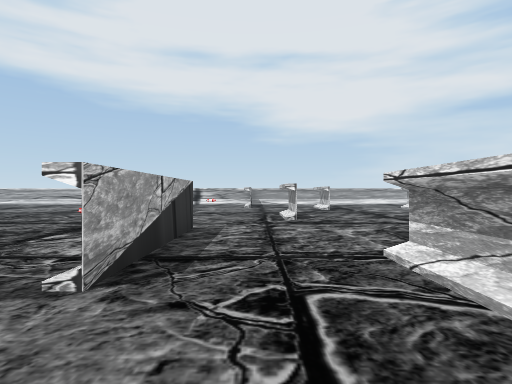
[1] (above)

24 first-person views from a walk through a 3-D level made in the Unity game engine. The camera is 1.5 m above the floor, looks level and sees 80° across. The floor is counted in squares, 2 m on a side. Each view is taken from the middle of a square. On the plan, view 1 faces up. The plan holds only what a view shows up to about 10 squares ahead; the rest is blank. The player is left out. Some surface patterns are stand-ins.

[2]
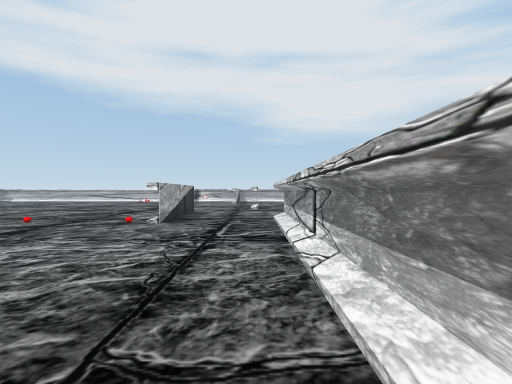

[3]
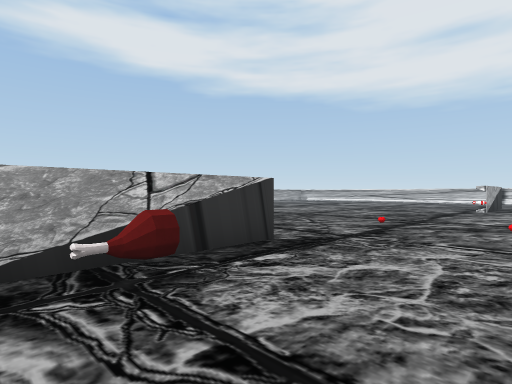

[4]
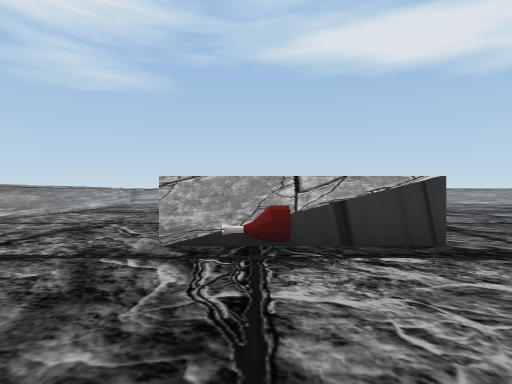

[5]
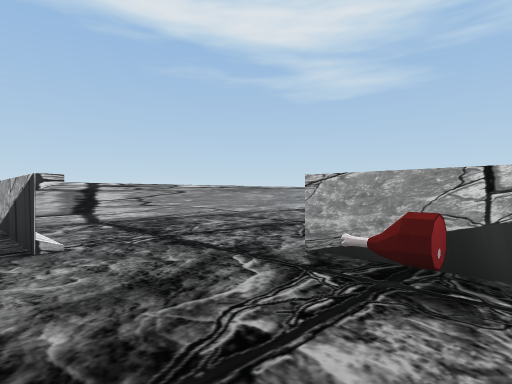

[6]
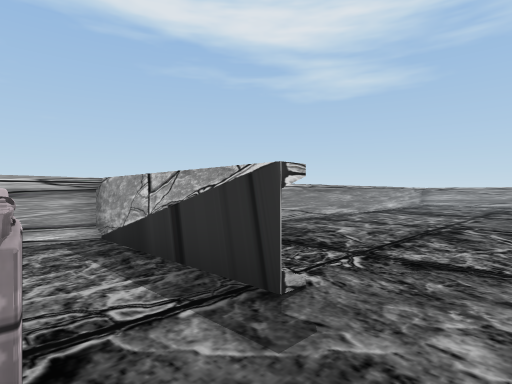

[7]
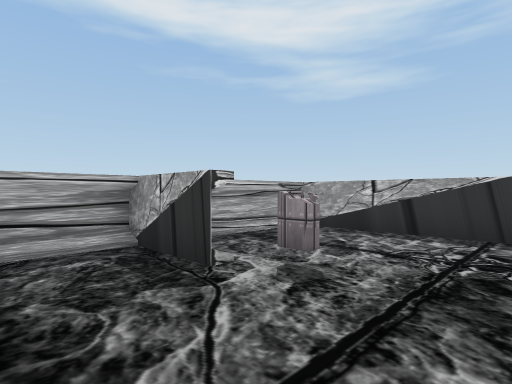

[8]
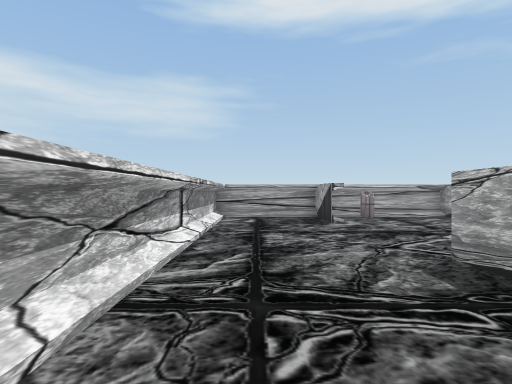

[9]
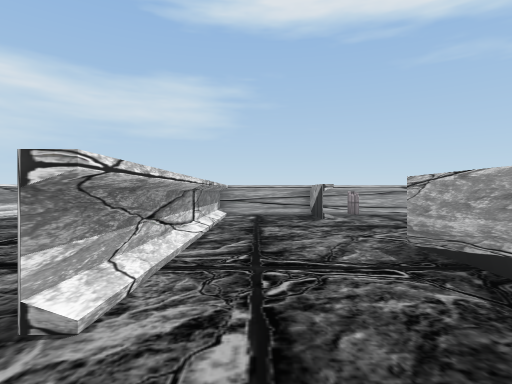

[10]
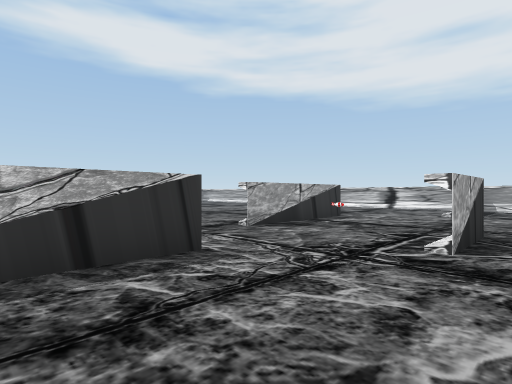

[11]
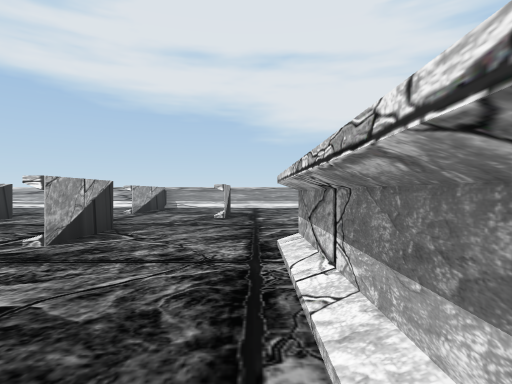

[12]
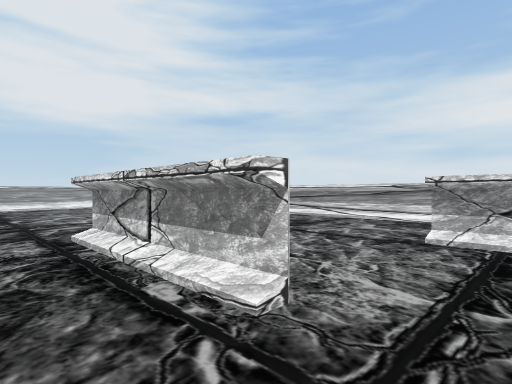

[13]
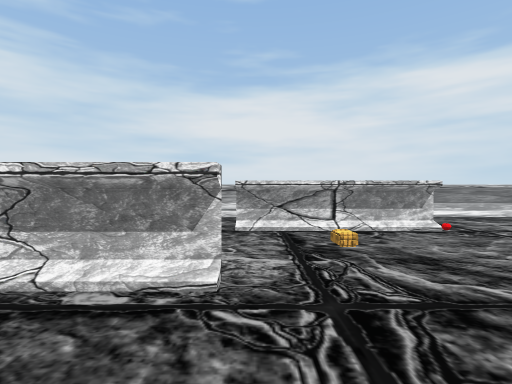

[14]
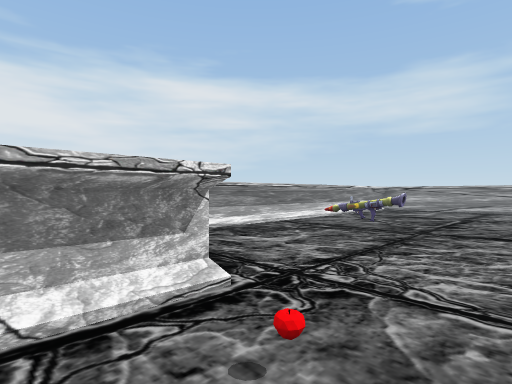

[15]
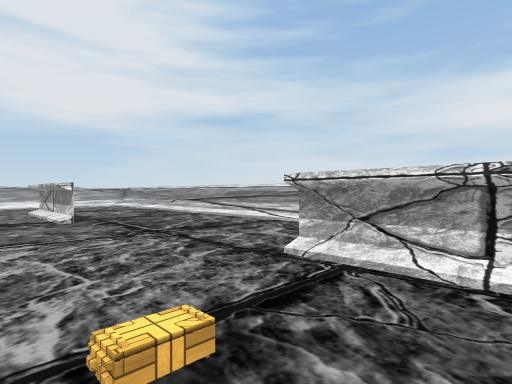

[16]
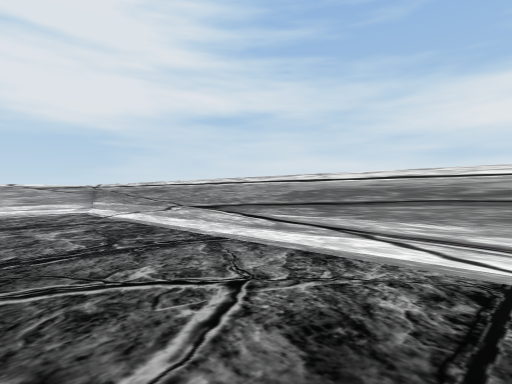

[17]
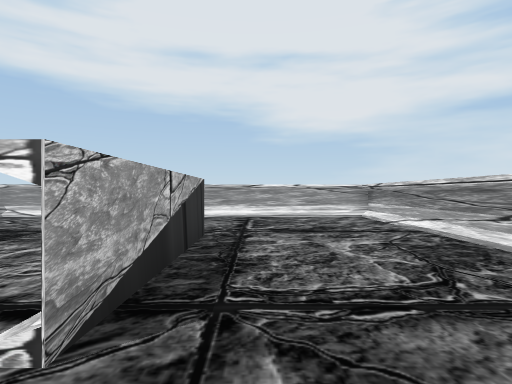

[18]
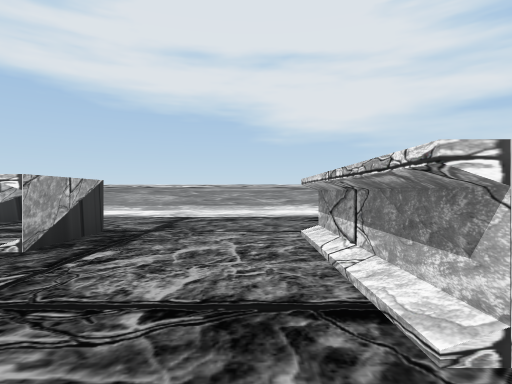

[19]
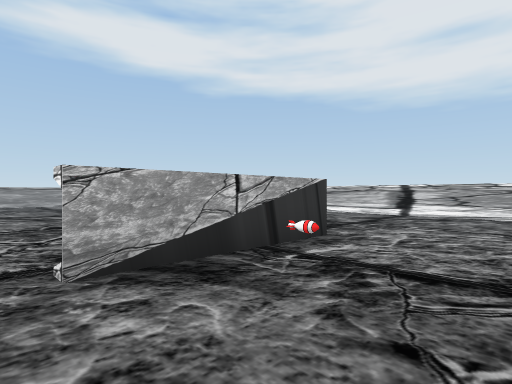

[20]
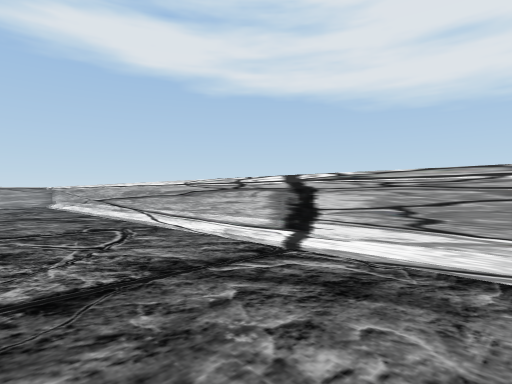

[21]
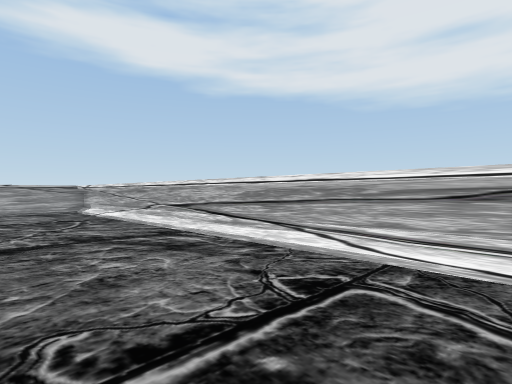

[22]
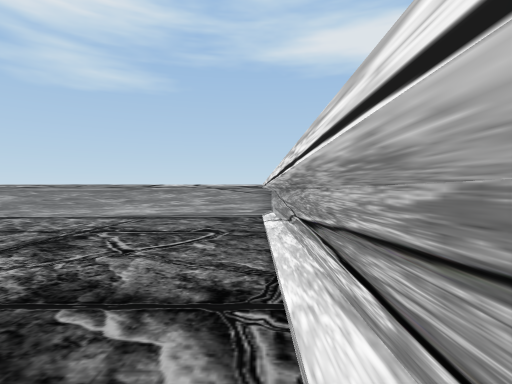

[23]
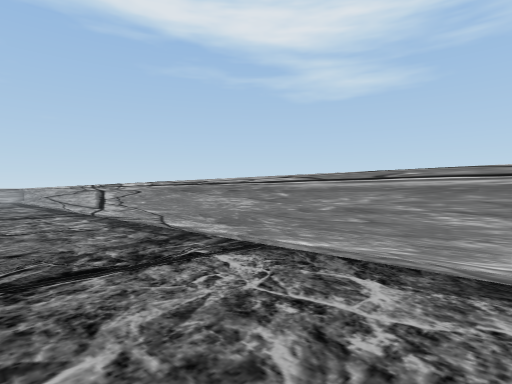

[24]
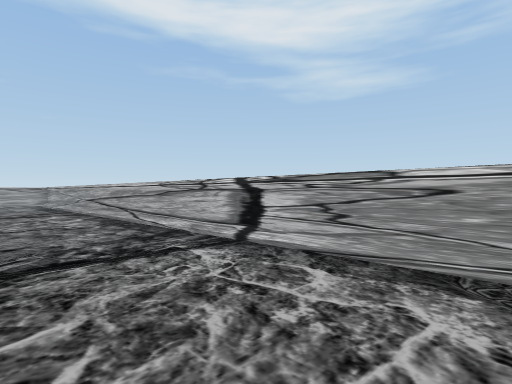

### Floor plan
Points are (right, up) in squares from view 1. A wall is a line through its corners. A room is listed if a view was taken in it or the views show most of it. See-through windows are left out.
Room 1 (views 1, 2, 3, 4, 5, 6, 7, 19, 20, 21, 22, 23, 24)
walls: (-4.2, -1.2) (-4.2, -5.4); (-1.3, 6.4) (-1.3, 5.4); (1.8, 0.8) (1.8, 1.4); (-2.9, 12.8) (-2.9, 8.6); (-1.7, -7.4) (-1.7, -11.5) (1.6, -11.5); (1.8, -4.1) (1.8, 0.6); (-8.7, -11.5) (-2.4, -11.5); (-10, -11.5) (-8.9, -11.5); (2.1, -9.5) (2.1, -11.5) (5.2, -11.5) (5.2, -10.4); (-0.9, 18.5) (-16.7, 18.5); (-18.5, 18.5) (-18.5, -3.6); (5.2, -10.2) (5.2, -6.5)
ways out: opening at (0.5, 3) to room 2; opening at (1.7, 9.7) to room 2; opening at (3.5, -5.5) to room 2
objects: other object (-4, -4); other object (-4, 1); other object (-2, 1); other object (-2, 5); rocket (-1, 10); tank (0, -7); tank (1, -9)
Room 2 (views 8, 9, 10, 11, 12, 13, 14, 15, 16, 17, 18)
walls: (4.6, 4.3) (4.6, 8.4); (11.5, 5.3) (11.5, 18.5) (0, 18.5); (11.5, 4.5) (11.5, 5.1); (8.2, 0.4) (8.2, 4.5); (7.1, 10.2) (7.1, 14.2); (1.8, 1.9) (1.8, 3.6); (1.1, 10.3) (1.1, 8.1); (-1.3, 5.4) (-1.3, 2.3); (7.1, 14.4) (7.1, 10.3); (1.8, -3.5) (1.8, -5.5); (3.1, 14.9) (3.1, 12.8); (5.2, -6.5) (5.2, -2.5); (11.5, -6.7) (11.5, -1.5); (-0.2, 17.1) (-0.2, 16.4); (11.5, -10.6) (11.5, -9.9)
ways out: opening at (0.5, 3) to room 1; opening at (1.7, 9.7) to room 1; opening at (3.5, -5.5) to room 1
objects: apple (7, 1); other object (9, -4)

Positions as (right, up) in squares from view 1, and headings:
1: (0, 0), facing up
2: (1, -5), facing up
3: (-1, -5), facing up-left
4: (0, -4), facing left
5: (-1, -3), facing down-left
6: (0, -6), facing down-left
7: (4, -7), facing down-left
8: (4, -2), facing down
9: (4, -1), facing down
10: (2, 4), facing up-left
11: (4, 4), facing up
12: (3, 3), facing up-right
13: (2, 4), facing right
14: (6, 2), facing down-right
15: (5, 2), facing up-right
16: (8, 7), facing up-right
17: (8, 9), facing up
18: (6, 9), facing up
19: (0, 8), facing up-left
20: (-1, 15), facing up-left
21: (-6, 15), facing up-left
22: (-9, 18), facing left
23: (-15, 14), facing down-left
24: (-15, 7), facing down-left
